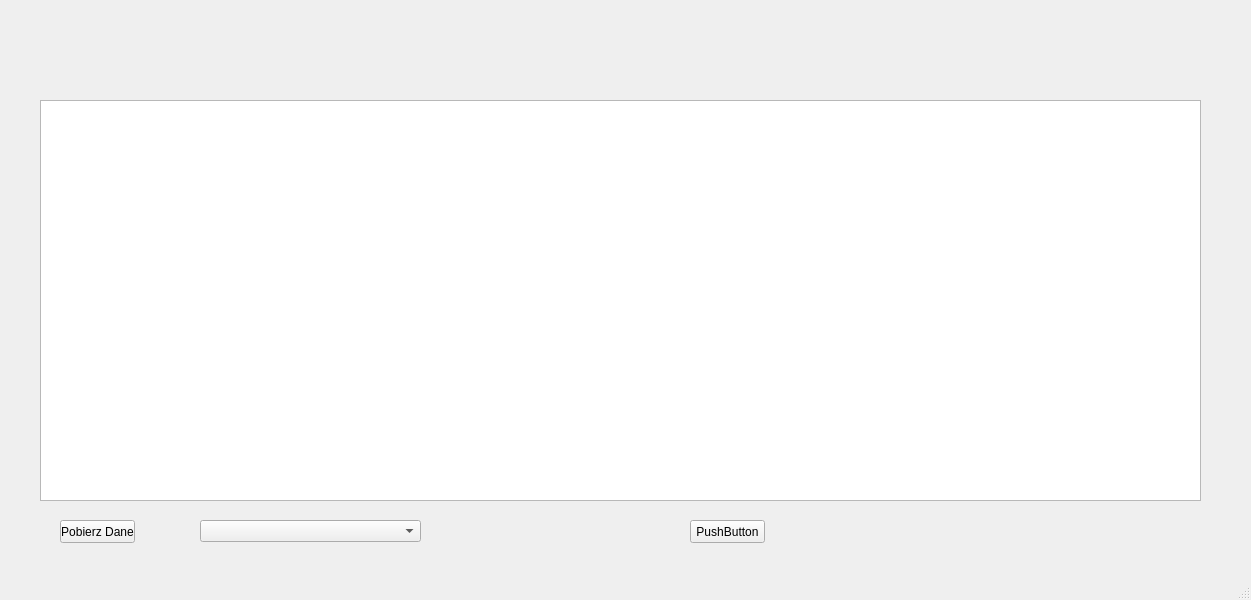
<?xml version="1.0" encoding="UTF-8"?>
<ui version="4.0">
 <class>Carts</class>
 <widget class="QMainWindow" name="Carts">
  <property name="geometry">
   <rect>
    <x>0</x>
    <y>0</y>
    <width>1251</width>
    <height>600</height>
   </rect>
  </property>
  <property name="windowTitle">
   <string>MainWindow</string>
  </property>
  <widget class="QWidget" name="centralwidget">
   <widget class="QPushButton" name="btnExit">
    <property name="geometry">
     <rect>
      <x>690</x>
      <y>520</y>
      <width>75</width>
      <height>23</height>
     </rect>
    </property>
    <property name="text">
     <string>PushButton</string>
    </property>
   </widget>
   <widget class="QTableView" name="tableView">
    <property name="geometry">
     <rect>
      <x>40</x>
      <y>100</y>
      <width>1161</width>
      <height>401</height>
     </rect>
    </property>
   </widget>
   <widget class="QPushButton" name="pushButton">
    <property name="geometry">
     <rect>
      <x>60</x>
      <y>520</y>
      <width>75</width>
      <height>23</height>
     </rect>
    </property>
    <property name="text">
     <string>Pobierz Dane</string>
    </property>
   </widget>
   <widget class="QComboBox" name="cbbFileName">
    <property name="geometry">
     <rect>
      <x>200</x>
      <y>520</y>
      <width>221</width>
      <height>22</height>
     </rect>
    </property>
   </widget>
  </widget>
  <widget class="QMenuBar" name="menubar">
   <property name="geometry">
    <rect>
     <x>0</x>
     <y>0</y>
     <width>1251</width>
     <height>21</height>
    </rect>
   </property>
  </widget>
  <widget class="QStatusBar" name="statusbar"/>
 </widget>
 <resources/>
 <connections/>
</ui>
